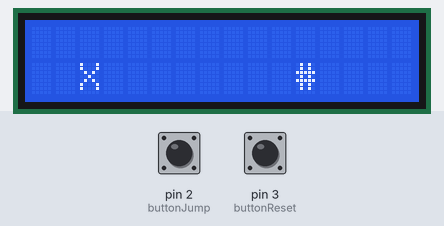
Simulated run of this sketch. Board: Arduino Uno, built with avr-gcc and run on an emulated ATmega328P. Shown: 16×2 character LCD. Inputs (shaded band) come from the test bench; at power-on: pin 2 (buttonJump) LOW, pin 3 (buttonReset) LOW.

Above: at 3.2 s.
3.3 s: pin 2 (buttonJump) pulled HIGH for 3.2 s
At 6.23 s:
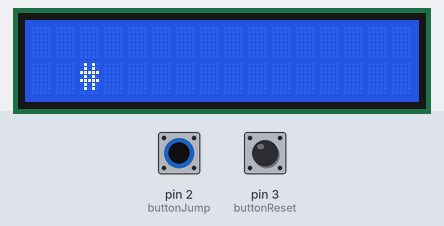
7.1 s: pin 2 (buttonJump) pulled HIGH for 0.15 s
At 7.46 s:
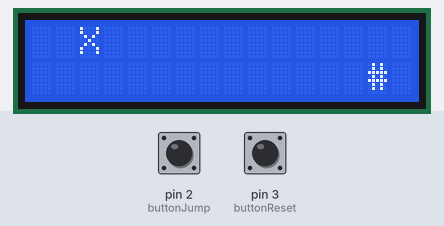
7.8 s: pin 2 (buttonJump) pulled HIGH for 1 s
At 8.16 s:
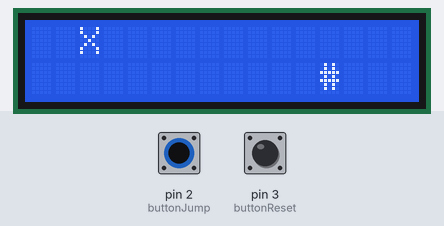
9.4 s: pin 3 (buttonReset) pulled HIGH for 3.2 s
At 11.9 s:
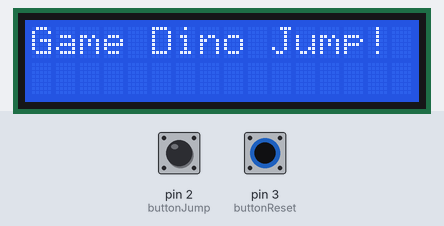
Timing chart, 0 to 13.4 s (numbered marks = the images above; inputs shaded):
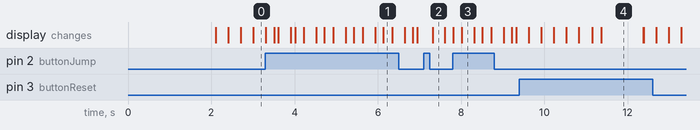

The sketch:

jumpinggame.ino
```cpp
#include <Wire.h>
#include <LiquidCrystal_I2C.h>

// Inisialisasi LCD (ubah alamat 0x27 jika berbeda)
LiquidCrystal_I2C lcd(0x27, 16, 2);

// Pin tombol
const int buttonJump = 2;
const int buttonReset = 3;

// Variabel posisi karakter
int charRow = 1;       // Baris karakter (1 = bawah)
int charCol = 2;       // Kolom karakter
bool jumping = false;  // Status lompat
unsigned long jumpTime = 0; // Waktu lompat

// Variabel rintangan
int obstacleCol = 15;  // Posisi kolom rintangan
unsigned long lastMoveTime = 0; // Waktu terakhir rintangan bergerak
int moveSpeed = 300;   // Kecepatan gerak rintangan (ms)

// Status permainan
bool gameOver = false;

void setup() {
  lcd.init();
  lcd.backlight();

  pinMode(buttonJump, INPUT);
  pinMode(buttonReset, INPUT);

  lcd.setCursor(0, 0);
  lcd.print("Game Dino Jump!");
  lcd.setCursor(0, 1);
  lcd.print("Press Jump!");
  delay(2000); // Tampilkan pesan awal
  lcd.clear();

  // Tampilkan elemen awal
  updateGame();
}

void loop() {
  if (gameOver) {
    // Tombol reset untuk memulai ulang
    if (digitalRead(buttonReset) == HIGH) {
      delay(200); // Debounce
      resetGame();
    }
    return;
  }

  // Tombol untuk lompat
  if (digitalRead(buttonJump) == HIGH && !jumping) {
    delay(200); // Debounce
    jumping = true;
    jumpTime = millis();
    charRow = 0; // Lompat ke baris atas
    updateGame();
  }

  // Karakter turun setelah lompat
  if (jumping && millis() - jumpTime >= 500) { // 500 ms untuk waktu di udara
    jumping = false;
    charRow = 1; // Kembali ke baris bawah
    updateGame();
  }

  // Gerakkan rintangan setiap 300 ms
  if (millis() - lastMoveTime >= moveSpeed) {
    lastMoveTime = millis();
    obstacleCol--; // Rintangan bergerak ke kiri

    // Periksa tabrakan
    if (obstacleCol == charCol && charRow == 1) { // Rintangan dan karakter bertemu di baris bawah
      gameOver = true;
      lcd.setCursor(0, 0);
      lcd.print("Game Over!       ");
      lcd.setCursor(0, 1);
      lcd.print("Press Reset      ");
      return;
    }

    // Reset rintangan jika keluar dari layar
    if (obstacleCol < 0) {
      obstacleCol = 15;
    }

    updateGame();
  }
}

// Fungsi untuk memperbarui tampilan game
void updateGame() {
  lcd.clear();

  // Tampilkan karakter
  lcd.setCursor(charCol, charRow);
  lcd.print("X");

  // Tampilkan rintangan
  lcd.setCursor(obstacleCol, 1);
  lcd.print("#");
}

// Fungsi untuk reset permainan
void resetGame() {
  charRow = 1;
  charCol = 2;
  obstacleCol = 15;
  gameOver = false;
  jumping = false;
  lcd.clear();
  lcd.setCursor(0, 0);
  lcd.print("Game Dino Jump!");
  delay(1000);
  updateGame();
}
```

Measured:
- after the input at 9.4 s, the display: first differs from a run without the input after 2.0 s (image 4)
